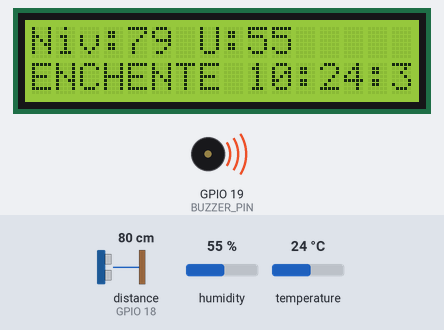
Bench run of a sketch on a simulated ESP32. Parts: 16×2 character LCD, buzzer (waves = sounding). Wiring (inferred from the names in the program): ultrasonic range finder: trigger GPIO 5; echo GPIO 18. The test bench sets the inputs (shaded band); at power-on: distance to the obstacle (sensor on GPIO 18) 80 cm, humidity 55 %, temperature 24 °C. The echo pulse lasts 58.3 µs per cm; WiFi joins after 1.5 s; servers stay silent unless stated; the local clock reads 2024-03-15 10:24:30 at power-on unless the sketch sets it; no MQTT or app messages arrive unless stated.

Above: at 4.8 s.
4.9 s: distance to the obstacle (sensor on GPIO 18) set to 12 cm
At 6.1 s:
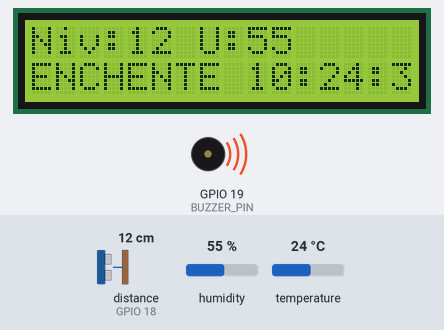
10.8 s: distance to the obstacle (sensor on GPIO 18) set to 9 cm
At 11.9 s:
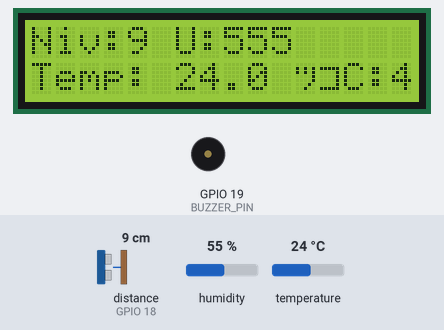
12.3 s: humidity set to 78 %
At 14.1 s:
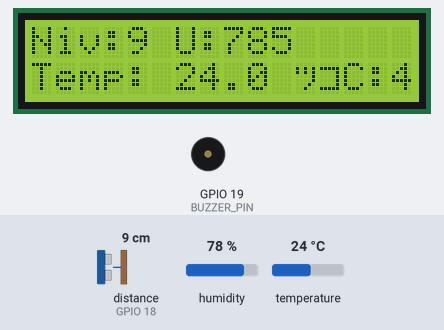
15.3 s: humidity set to 81 %
At 16.8 s:
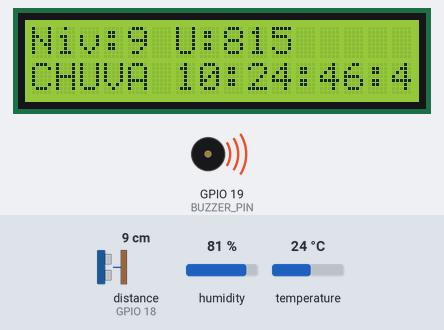
20.5 s: distance to the obstacle (sensor on GPIO 18) set to 2 cm
At 22.4 s:
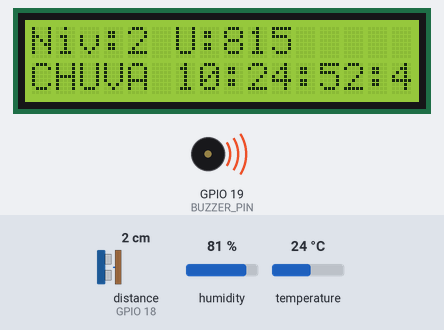
22.5 s: humidity set to 22 %
At 25.1 s:
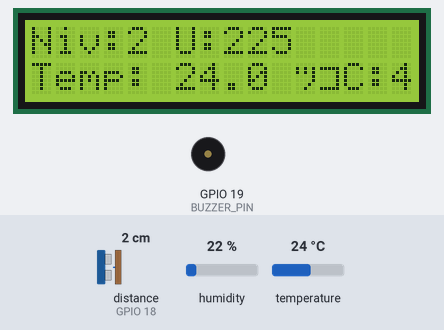
Timing chart, 0 to 26.3 s (numbered marks = the images above; inputs shaded):
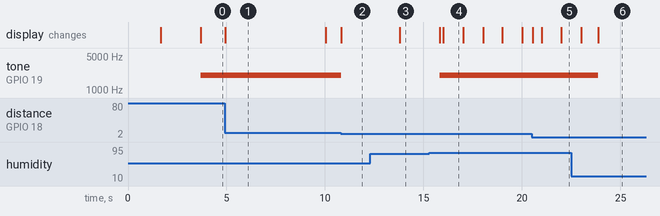

The sketch:

sketch_gs2.ino
```cpp
#include <WiFi.h>
#include <Wire.h>
#include <LiquidCrystal_I2C.h>
#include <DHT.h>
#include <time.h>
#include <PubSubClient.h>

const char* ssid = "Wokwi-GUEST"; // wifi
const char* password = "";        // senha

const char* mqtt_broker = "test.mosquitto.org";
const int mqtt_port = 1883;
const char* mqtt_client_id = "esp32-sensor-";
const char* mqtt_topic_publish = "sensor/agua/davis1";
const char* mqtt_topic_subscribe = "buzzer/control/davis1";

WiFiClient wifiClient;
PubSubClient mqttClient(wifiClient);

// componentes
LiquidCrystal_I2C lcd(0x27, 16, 2); // lcd 16x2

#define TRIG_PIN     5
#define ECHO_PIN     18
#define DHT_PIN      4
#define BUZZER_PIN   19

#define DHT_TYPE     DHT22
DHT dht(DHT_PIN, DHT_TYPE);

// limites
const float LIMITE_ENCHENTE_CM = 10.0;
const float LIMITE_UMIDADE = 80.0;

// funções
void conectarWiFi() {
  WiFi.begin(ssid, password);
  while (WiFi.status() != WL_CONNECTED) delay(500);
}

void configurarHora() {
  configTime(-3 * 3600, 0, "pool.ntp.org", "time.nist.gov");
  struct tm timeinfo;
  if (!getLocalTime(&timeinfo)) Serial.println("Erro ao obter hora");
}

String obterHorario() {
  struct tm timeinfo;
  if (!getLocalTime(&timeinfo)) return "00:00:00";
  char buffer[9];
  strftime(buffer, sizeof(buffer), "%H:%M:%S", &timeinfo);
  return String(buffer);
}

float medirNivelAgua() {
  digitalWrite(TRIG_PIN, LOW);
  delayMicroseconds(2);
  digitalWrite(TRIG_PIN, HIGH);
  delayMicroseconds(10);
  digitalWrite(TRIG_PIN, LOW);

  long duracao = pulseIn(ECHO_PIN, HIGH, 30000);
  return duracao * 0.034 / 2;
}

void exibirDados(float nivel, float umid, float temp, bool enchente, bool chuva) {
  lcd.setCursor(0, 0);
  lcd.print("Niv:");
  lcd.print(nivel, 0);
  lcd.print(" U:");
  lcd.print(umid, 0);

  lcd.setCursor(0, 1);
  if (enchente) {
    lcd.print("ENCHENTE ");
    lcd.print(obterHorario());
  } else if (chuva) {
    lcd.print("CHUVA ");
    lcd.print(obterHorario());
  } else {
    lcd.print("Temp: ");
    lcd.print(temp, 1);
    lcd.print(" ºC");
  }
}

// callback mqtt
void callback(char* topic, byte* payload, unsigned int length) {
  if (payload[0] == '1') {
    tone(BUZZER_PIN, 2000);
  } else if (payload[0] == '0') {
    noTone(BUZZER_PIN);
  }
}


// setup
void setup() {
  Serial.begin(115200);

  pinMode(TRIG_PIN, OUTPUT);
  pinMode(ECHO_PIN, INPUT);
  pinMode(BUZZER_PIN, OUTPUT);

  lcd.init();
  lcd.backlight();

  dht.begin();
  lcd.setCursor(0, 0);
  lcd.print("Conectando WiFi");
  conectarWiFi();
  configurarHora();

  mqttClient.setServer(mqtt_broker, mqtt_port);
  mqttClient.setCallback(callback);
  mqttClient.connect(mqtt_client_id);
  mqttClient.subscribe(mqtt_topic_subscribe);

  lcd.clear();
  lcd.setCursor(0, 0);
  lcd.print("Sistema I]iniciado");
  delay(2000);
  lcd.clear();
}

// loop
void loop() {
  mqttClient.loop();

  float nivelAgua = medirNivelAgua();
  float umidade = dht.readHumidity();
  float temperatura = dht.readTemperature();

  if (isnan(umidade) || isnan(temperatura)) {
    lcd.setCursor(0, 0);
    lcd.print("Erro DHT22    ");
    delay(2000);
    return;
  }


  bool enchente = (nivelAgua >= LIMITE_ENCHENTE_CM);
  bool chuva = (umidade >= LIMITE_UMIDADE);

  exibirDados(nivelAgua, umidade, temperatura, enchente, chuva);

  // publicação via MQTT
  String horario = obterHorario();
  String mensagem = "Horario:" + horario +
                    " Nivel:" + String(nivelAgua) +
                    " Umid:" + String(umidade) +
                    " Temp:" + String(temperatura);
  mqttClient.publish(mqtt_topic_publish, mensagem.c_str());


  // alarme local
  if (enchente || chuva) {
    tone(BUZZER_PIN, 2000);
  } else {
    noTone(BUZZER_PIN);
  }
}
```

Measured:
- the behaviour switches between 11 and 10 cm on distance to the obstacle (sensor on GPIO 18) (found by bisection; images 1 and 2)
- the behaviour switches between 79 and 80 % on humidity (found by bisection; images 3 and 4)
- after the input at 4.9 s, the display: changes at once (image 1)
- after the input at 10.8 s, tone on GPIO 19 (BUZZER_PIN): 2000 Hz → silent at once; the display: changes at once (image 2)
- after the input at 12.3 s, the display: changes after 1.5 s (image 3)
- after the input at 15.3 s, tone on GPIO 19 (BUZZER_PIN): silent → 2000 Hz after 0.52 s; the display: first changes after 0.52 s (image 4 shows a later state)
- after the input at 22.5 s, tone on GPIO 19 (BUZZER_PIN): 2000 Hz → silent after 1.4 s; the display: first differs from a run without the input after 1.4 s (image 6)
